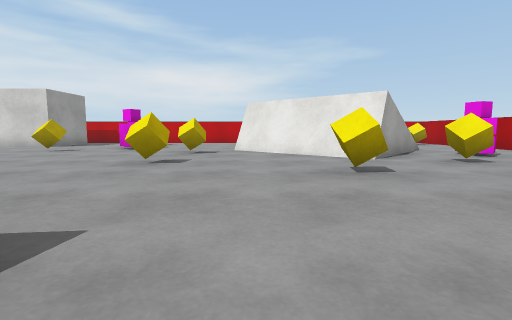
View 1 (above)

16 first-person views from a walk through a Unity game level. The camera is 0.59 m above the floor, tilts 6° down and sees 85° across. The floor is counted in squares, 1 m on a side. Each view is taken from the middle of a square. On the plan, view 1 faces up. The plan holds only what a view shows up to about 9 squares ahead; the rest is blank. The player character is not drawn. Surface patterns are stand-ins for the level's own textures.

View 2
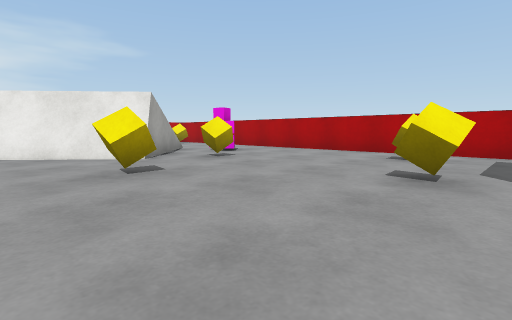

View 3
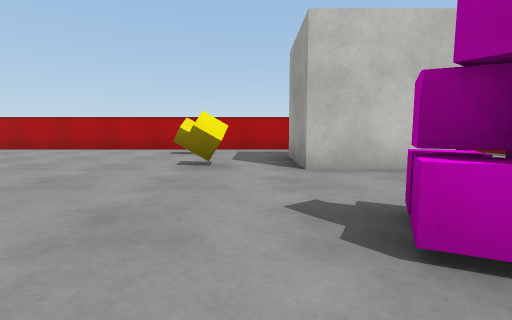

View 4
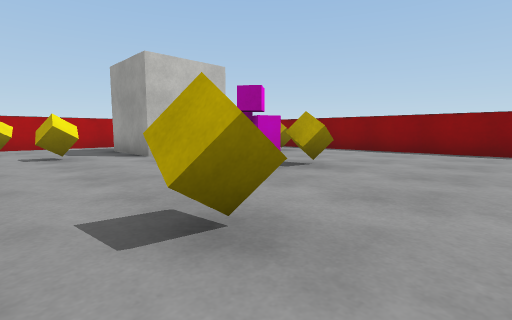

View 5
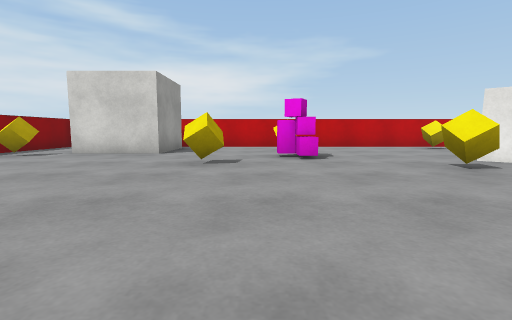

View 6
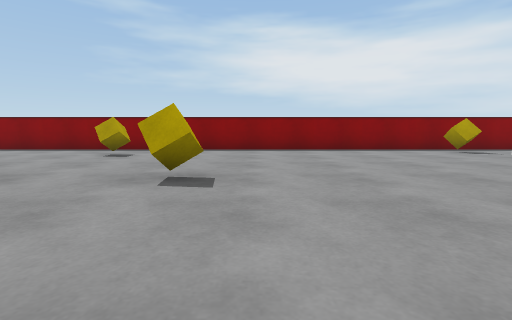

View 7
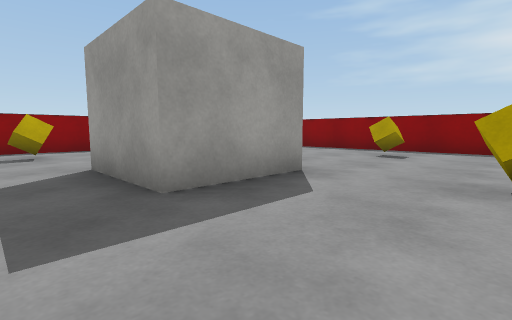

View 8
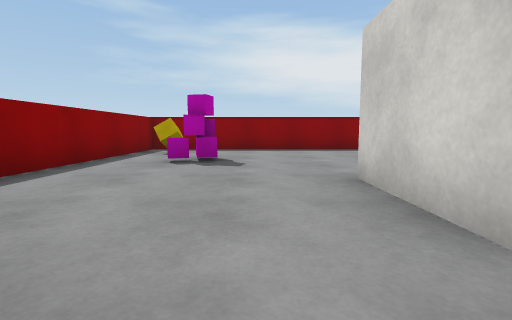

View 9
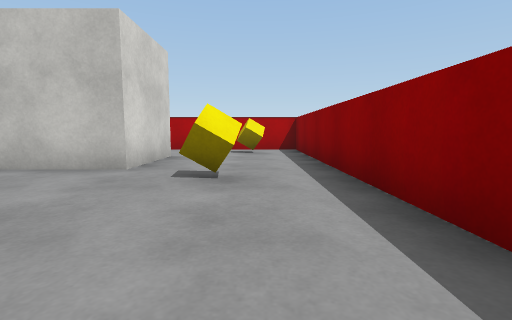

View 10
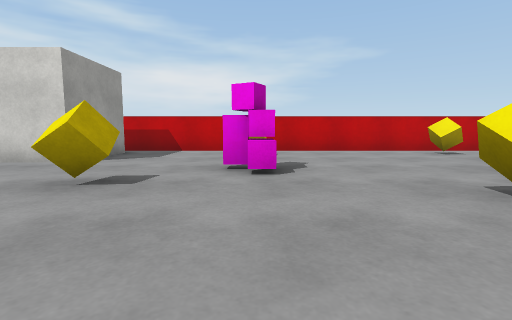

View 11
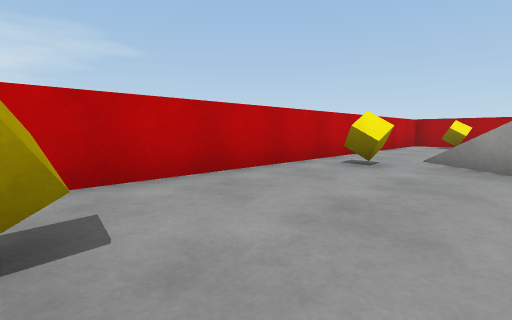

View 12
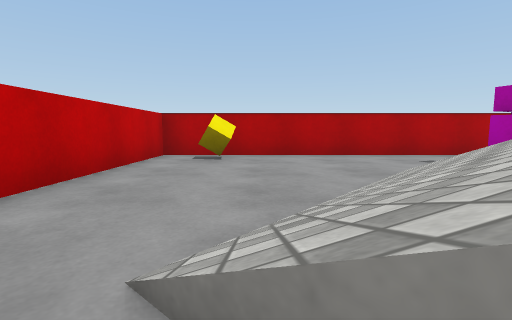

View 13
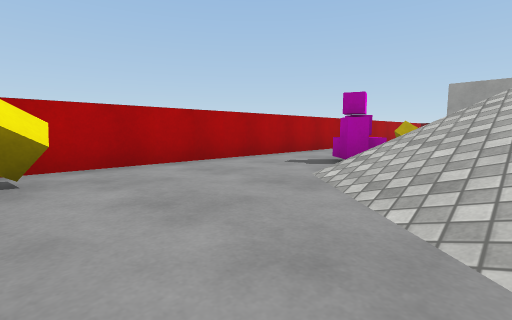

View 14
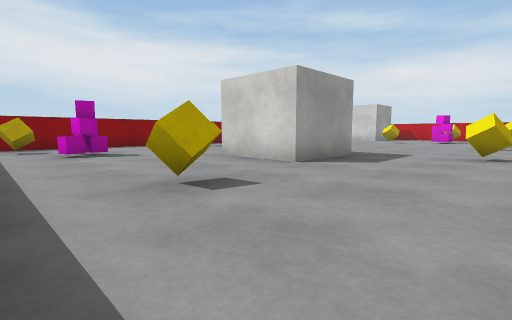

View 15
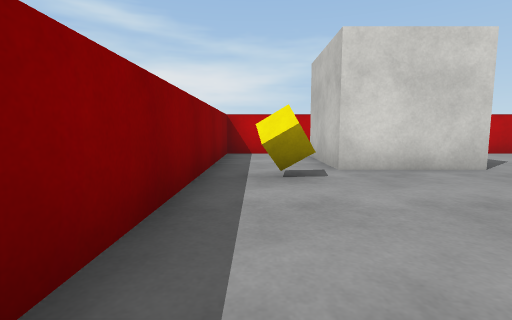

View 16
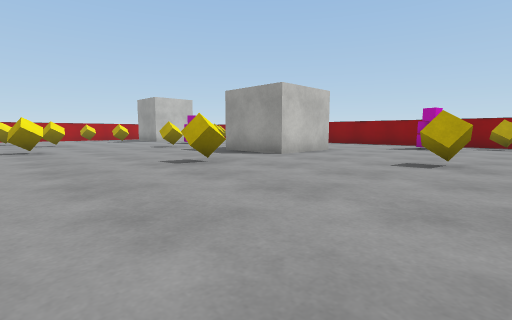

### Floor plan
Key: @ floor where view 1 was taken; # wall or solid block; . floor; / step, stairs or slope; = window, fence, low wall or low ledge; C pink cube; Y yellow cube; B block.
Columns run from 12 left of view 1 to 8 right of it. Each row starts with its distance up from view 1.
 13 #####################
 12 #.B B...Y....Y.....Y#
 11 #.B B........./.....#
 10 #Y.BB........////...#
  9 #.......C.../  ///..#
  8 #.....Y.....#/ //=..#
  7 #.........Y..#=/.CC.#
  6 #.............##.C..#
  5 #.........Y.....Y...#
  4 #............Y......#
  3 #....Y..............#
  2 #.................Y.#
  1 #.........Y.....Y...#
  0 #.Y...BBB...@.......#
 -1 #.....BBB...CC.BBB..#
 -2 #...........Y..B    #
 -3 #..............BBB..#
 -4 #..CC...Y.....Y.....#
 -5 #.Y...............Y.#
 -6 #...................#
 -7 #####################

Where each view was taken, in squares from view 1:
view 1: 0 up, 0 right, facing up
view 2: 0 up, 0 right, facing up-right
view 3: 0 up, 1 left, facing right
view 4: 2 up, 3 left, facing down-right
view 5: 3 up, 5 left, facing up
view 6: 4 up, 3 left, facing left
view 7: 3 up, 3 left, facing down-left
view 8: 3 down, 3 left, facing left
view 9: 5 down, 1 left, facing right
view 10: 5 up, 4 left, facing up
view 11: 10 up, 4 left, facing up-right
view 12: 11 up, 1 right, facing right
view 13: 12 up, 3 right, facing down-right
view 14: 6 down, 1 left, facing up-left
view 15: 6 up, 11 left, facing up
view 16: 6 up, 11 left, facing down-right
